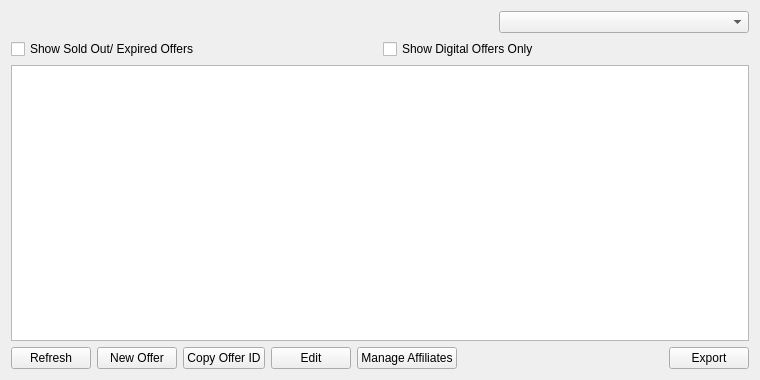
<?xml version="1.0" encoding="UTF-8"?>
<ui version="4.0">
 <class>MyOfferListPage</class>
 <widget class="QWidget" name="MyOfferListPage">
  <property name="geometry">
   <rect>
    <x>0</x>
    <y>0</y>
    <width>760</width>
    <height>380</height>
   </rect>
  </property>
  <property name="windowTitle">
   <string>My Offers</string>
  </property>
  <layout class="QVBoxLayout" name="verticalLayout">
   <item>
    <layout class="QHBoxLayout" name="horizontalLayout_2">
     <item>
      <widget class="QLabel" name="labelExplanation">
       <property name="textFormat">
        <enum>Qt::PlainText</enum>
       </property>
       <property name="wordWrap">
        <bool>true</bool>
       </property>
      </widget>
     </item>
     <item>
      <widget class="QComboBox" name="displayListIdentity">
       <property name="maximumSize">
        <size>
         <width>250</width>
         <height>16777215</height>
        </size>
       </property>
      </widget>
     </item>
    </layout>
   </item>
   <item>
    <layout class="QHBoxLayout" name="horizontalLayout_3">
     <item>
      <widget class="QCheckBox" name="soldOutCheck">
       <property name="text">
        <string>Show Sold Out/ Expired Offers</string>
       </property>
      </widget>
     </item>
     <item>
      <widget class="QCheckBox" name="showDigitalOffers">
       <property name="text">
        <string>Show Digital Offers Only</string>
       </property>
      </widget>
     </item>
    </layout>
   </item>
   <item>
    <widget class="QTableView" name="tableView">
     <property name="contextMenuPolicy">
      <enum>Qt::CustomContextMenu</enum>
     </property>
     <property name="toolTip">
      <string/>
     </property>
     <property name="tabKeyNavigation">
      <bool>false</bool>
     </property>
     <property name="alternatingRowColors">
      <bool>true</bool>
     </property>
     <property name="selectionMode">
      <enum>QAbstractItemView::SingleSelection</enum>
     </property>
     <property name="selectionBehavior">
      <enum>QAbstractItemView::SelectRows</enum>
     </property>
     <property name="sortingEnabled">
      <bool>true</bool>
     </property>
     <attribute name="verticalHeaderVisible">
      <bool>false</bool>
     </attribute>
    </widget>
   </item>
   <item>
    <layout class="QHBoxLayout" name="horizontalLayout">
     <item>
      <widget class="QPushButton" name="refreshButton">
       <property name="maximumSize">
        <size>
         <width>16777215</width>
         <height>48</height>
        </size>
       </property>
       <property name="toolTip">
        <string>Refresh your list of offers</string>
       </property>
       <property name="text">
        <string>Refresh</string>
       </property>
      </widget>
     </item>
     <item>
      <widget class="QPushButton" name="newOffer">
       <property name="toolTip">
        <string>Create a new offer</string>
       </property>
       <property name="text">
        <string>New Offer</string>
       </property>
      </widget>
     </item>
     <item>
      <widget class="QPushButton" name="copyOffer">
       <property name="toolTip">
        <string>Copy the currently selected offer to the system clipboard</string>
       </property>
       <property name="text">
        <string>Copy Offer ID</string>
       </property>
      </widget>
     </item>
     <item>
      <widget class="QPushButton" name="editButton">
       <property name="toolTip">
        <string>Edit selected offer</string>
       </property>
       <property name="text">
        <string>Edit</string>
       </property>
      </widget>
     </item>
     <item>
      <widget class="QPushButton" name="whitelistButton">
       <property name="toolTip">
        <string>Manage affiliates for this offer</string>
       </property>
       <property name="text">
        <string>Manage Affiliates</string>
       </property>
      </widget>
     </item>
     <item>
      <spacer name="horizontalSpacer">
       <property name="orientation">
        <enum>Qt::Horizontal</enum>
       </property>
       <property name="sizeHint" stdset="0">
        <size>
         <width>40</width>
         <height>20</height>
        </size>
       </property>
      </spacer>
     </item>
     <item>
      <widget class="QPushButton" name="exportButton">
       <property name="toolTip">
        <string>Export the data in the current tab to a file</string>
       </property>
       <property name="text">
        <string>Export</string>
       </property>
      </widget>
     </item>
    </layout>
   </item>
  </layout>
 </widget>
 <resources>
  <include location="../dynamic.qrc"/>
 </resources>
 <connections/>
</ui>
